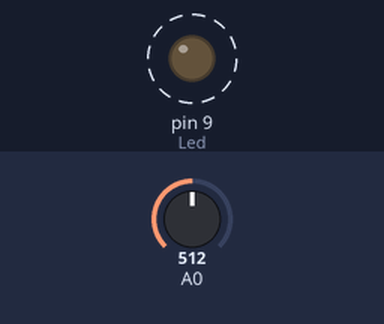
Bench run of a sketch on a simulated Arduino Uno, built with avr-gcc and run on an emulated ATmega328P. Shown: output pins drawn as LEDs (lit = HIGH). Dashed ring = blinking. Inputs (shaded band) come from the test bench; at power-on: A0 = 512. What the sketch prints to the serial monitor is not drawn.

Above: at 0.35 s.
Timing chart, 0 to 3.0 s (numbered marks = the images above):
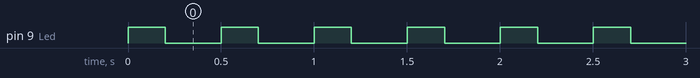

The sketch:

tp-iot.ino
```cpp
int lumiere = 0;
int Led = 9;
String stringLumiere = "";

void setup() {
  pinMode(Led, OUTPUT);
  Serial.begin(9600);
}

void loop() {

  lumiere = analogRead(A0);
  Serial.println(lumiere);

  stringLumiere = String(lumiere);

  if (Serial.available()) {
    delay(10);
    while (Serial.available() > 0) {
        Serial.print(stringLumiere);
    }
    Serial.flush();
  }

  // Led
  digitalWrite(Led, HIGH);
  delay(200);
  digitalWrite(Led, LOW);

  delay(300);

}
```

Measured:
- by itself, pin 9 (Led): alternates HIGH for 0.20 s and LOW for 0.30 s
